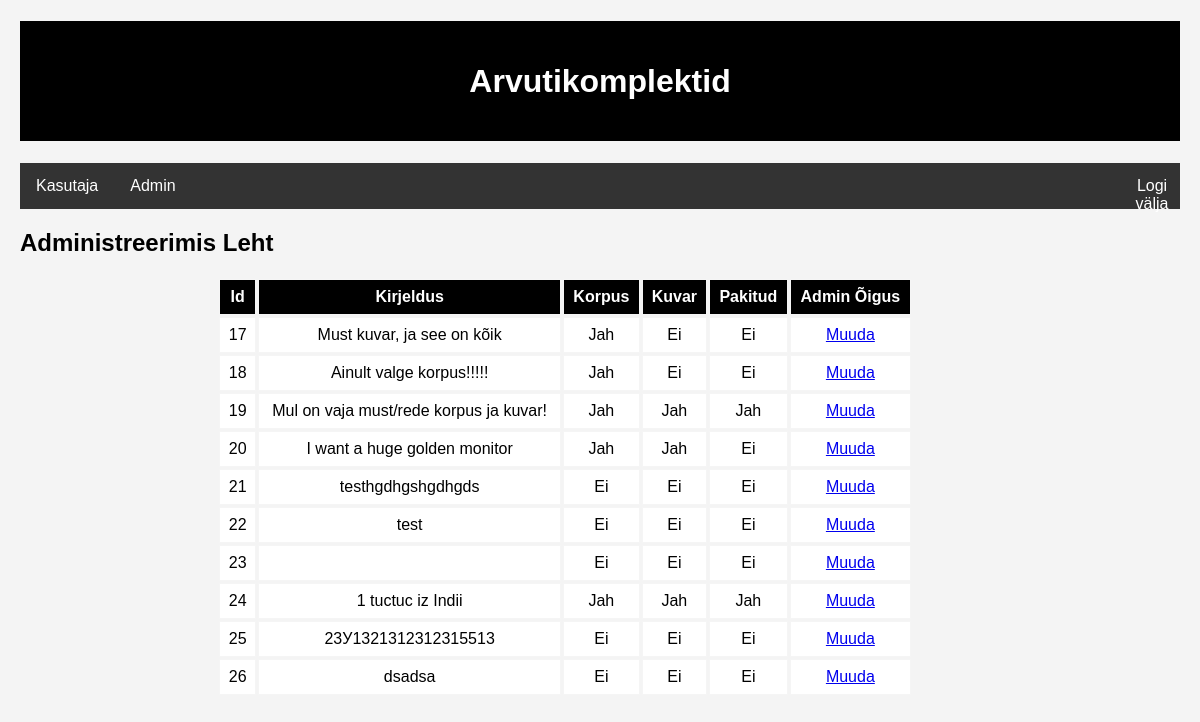
The app's page /AdminLeht.php with its own data.
### tables this page shows
CREATE TABLE `arvutitellimused` (
  `id` int(11) NOT NULL,
  `kirjeldus` text DEFAULT ' ',
  `korpus` bit(1) DEFAULT NULL,
  `kuvar` bit(1) DEFAULT NULL,
  `pakitud` bit(1) DEFAULT b'0',
  `tellimusNR` int(11) DEFAULT NULL
);

### funct.php (called while the page is built, shortened)
<?php
function autoKuvamine(){
    global $yhendus;
    $paring = $yhendus->prepare("SELECT id, kirjeldus, korpus, kuvar, pakitud  FROM arvutitellimused");
    $paring->bind_result($arvutiIdAd, $opisanieAd, $korpusAd, $monitorAd, $upakovkaAd);
    $paring->execute();
    $andmed = array();
    while($paring->fetch()) {
        $arvuti = new stdClass();
        $arvuti->id = $arvutiIdAd;
        $arvuti->kirjeldus = htmlspecialchars($opisanieAd);
        $arvuti->korpus = htmlspecialchars($korpusAd);
        $arvuti->kuvar = $monitorAd;
        $arvuti->pakitud = $upakovkaAd;
        array_push($andmed, $arvuti);
    }
    return $andmed;
}
?>

### AdminLeht.php (the view, shortened to what this page needs)
<?php
require ('conf.php');
require ('funct.php');
$arvutid = autoKuvamine();
?>
<!doctype html>
<html lang="et">
<head>
    <link rel="stylesheet" type="text/css" href="ProjCss.css"
    <meta charset="UTF-8">
</head>
<body>
<h1>Arvutikomplektid</h1>
<nav>
    <ul>
        <li><a href="haldusleht.php">Kasutaja</a></li>
        <li><a href="AdminLeht.php">Admin</a></li>
        <li id="logout"><a href="logout.php">Logi välja</a></li>
    </ul>
</nav>
<h2>Administreerimis Leht</h2>
<table>
    <tr>
        <th>Id</th>
        <th>Kirjeldus</th>
        <th>Korpus</th>
        <th>Kuvar</th>
        <th>Pakitud</th>
        <th colspan="2">Admin Õigus</th>
    </tr>
    <?php foreach ($arvutid as $arvuti): ?>
        <tr>
            <?php if (!isset($_REQUEST["muutmine"]) || $arvuti->id != intval($_REQUEST["muutmine"])) : ?>
                <td><?= $arvuti->id ?></td>
                <td><?= $arvuti->kirjeldus ?></td>
                <td><?= $arvuti->korpus ? 'Jah' : 'Ei' ?></td>
                <td><?= $arvuti->kuvar ? 'Jah' : 'Ei' ?></td>
                <td><?= $arvuti->pakitud ? 'Jah' : 'Ei' ?></td>
                <td><?= "<a href='AdminLeht.php?muutmine=$arvuti->id'>Muuda</a>" ?></td>
            <?php endif ?>
        </tr>
    <?php endforeach; ?>
</table>
</body>
</html>

### ProjCss.css (style rules this page uses)
body { font-family: 'Arial'; background-color: #f4f4f4; margin: 20px; }
table { width: 60%; margin-top: 20px; margin-left: 17%; }
th, td { border: 1px solid whitesmoke; padding: 8px; text-align: center; }
th { background-color: black; color: white; cursor: pointer; }
td { background-color: white; }
h1 { color: white; background-color: black; height: 80px; padding: 20px; display: flex; align-items: center; justify-content: center; }
ul { list-style-type: none; margin: 0; padding: 0; overflow: hidden; background-color: #333; }
li { float: left; }
li a { display: block; color: white; text-align: center; padding: 14px 16px; text-decoration: none; }
#logout { position: absolute; left: 92%; }

### records on screen
arvutitellimused: id "17", kirjeldus "Must kuvar, ja see on kõik", korpus "Jah", kuvar "Ei", pakitud "Ei"
arvutitellimused: id "18", kirjeldus "Ainult valge korpus!!!!!", korpus "Jah", kuvar "Ei", pakitud "Ei"
arvutitellimused: id "19", kirjeldus "Mul on vaja must/rede korpus ja kuvar!", korpus "Jah", kuvar "Jah", pakitud "Jah"
arvutitellimused: id "20", kirjeldus "I want a huge golden monitor", korpus "Jah", kuvar "Jah", pakitud "Ei"
arvutitellimused: id "21", kirjeldus "testhgdhgshgdhgds", korpus "Ei", kuvar "Ei", pakitud "Ei"
arvutitellimused: id "22", kirjeldus "test", shows "Ei", pakitud "Ei"
arvutitellimused: id "23", shows "Ei", pakitud "Ei"
arvutitellimused: id "24", kirjeldus "1 tuctuc iz Indii", korpus "Jah", kuvar "Jah", pakitud "Jah"
arvutitellimused: id "25", kirjeldus "23У1321312312315513", shows "Ei", pakitud "Ei"
arvutitellimused: id "26", kirjeldus "dsadsa", shows "Ei", pakitud "Ei"
